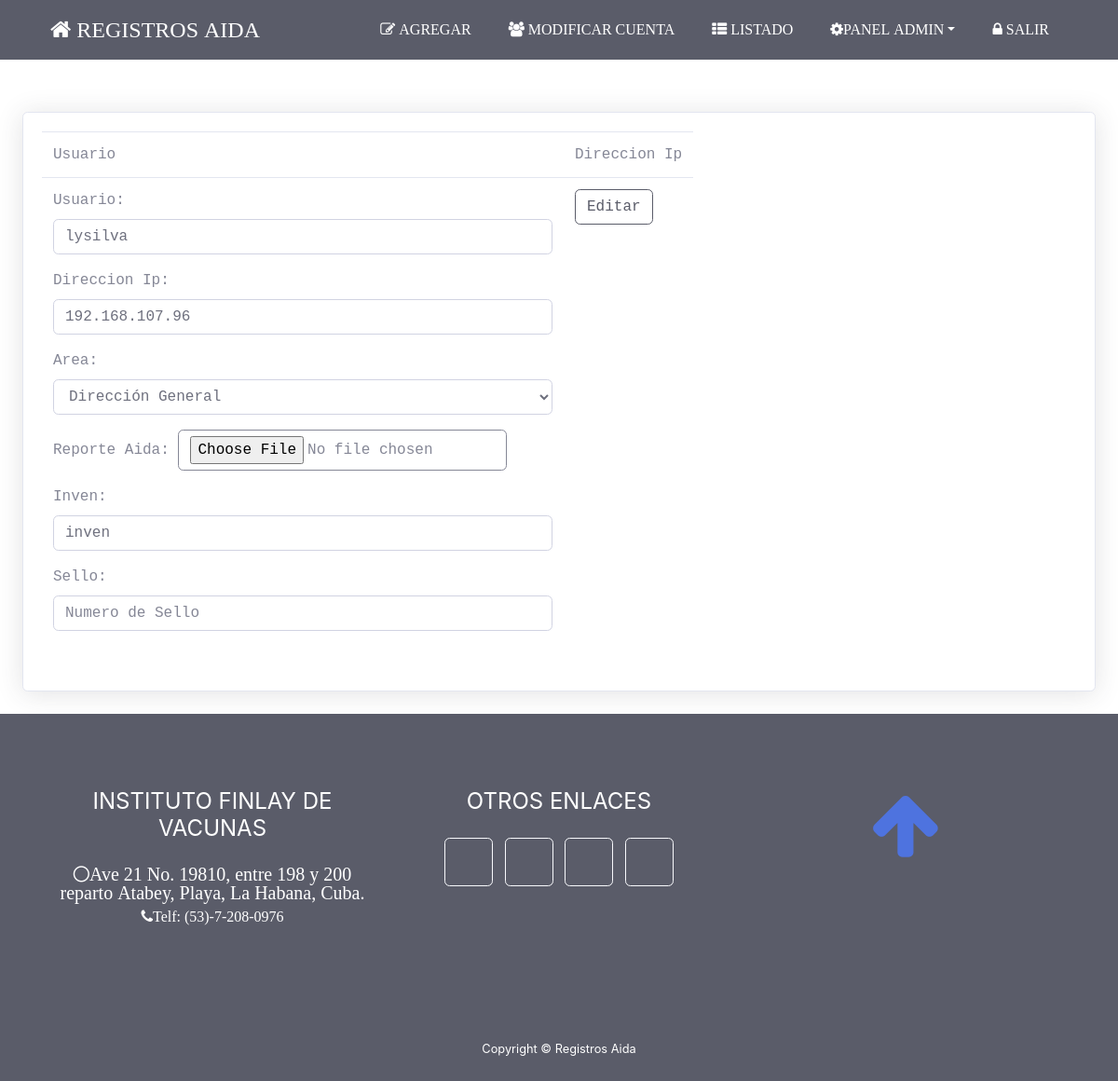
/editar/48 (signed in), run on the app's committed database.
### registros/models.py (models this page shows, shortened)
class registro(models.Model):
    def validate_aida(fieldfile_obj):
        filesize = fieldfile_obj.file.size
        megabyte_limit = 5.0
        if filesize > megabyte_limit * 1024 * 1024:
            raise ValidationError("Error de tamanno del archivo")
    chois = [
        ('Dirección General', 'Dirección General'),
        ('Dirección Adjunta', 'Dirección Adjunta'),
        ('Grupo de Desarrollo Estratégico', 'Grupo de Desarrollo Estratégico'),
        ('Grupo de Gestion Integrada de Proyectos-Productos', 'Grupo de Gestion Integrada de Proyectos-Productos'),
        ('Grupo de Negocios', 'Grupo de Negocios'),
        ('Grupo de Seguridad y Proteccion', 'Grupo de Seguridad y Proteccion'),
        ('Departamento de Inteligencia Empresarial', 'Departamento de Inteligencia Empresarial'),
        ('Grupo de Infraestructura', 'Grupo de Infraestructura'),
        ('Grupo de Desarrollo de Software', 'Grupo de Desarrollo de Software'),
        ('Grupo de Gestion de Informacion', 'Grupo de Gestion de Informacion'),
        ('Direccion de Economia', 'Direccion de Economia'),
        ('Departamento de Contabilidad y Finanzas', 'Departamento de Contabilidad y Finanzas'),
        ('Departamento de Planificacion y Estadisticas', 'Departamento de Planificacion y Estadisticas'),
        ('Dirección de Recursos Humanos', 'Dirección de Recursos Humanos'),
        ('Departamento de Gestión de Personal', 'Departamento de Gestión de Personal'),
        ('Departamento de Gestión de Formación', 'Departamento de Gestión de Formación'),
        ('Grupo de Salud Ocupacional', 'Grupo de Salud Ocupacional'),
        ('Departamento de Seguridad Integral y Medio Ambiente', 'Departamento de Seguridad Integral y Medio Ambiente'),
        ('Dirección de Logística', 'Dirección de Logística'),
        ('Departamento de Compra en Plaza', 'Departamento de Compra en Plaza'),
        ('Departamento de Almacenes', 'Departamento de Almacenes'),
        ('Almacén Central', 'Almacén Central '),
        ('Vicepresidencia de Producción', 'Vicepresidencia de Producción'),
        ('Grupo de Aseguramiento', 'Grupo de Aseguramiento'),
        ('Grupo para la Producción de Moringa', 'Grupo para la Producción de Moringa'),
        ('Dirección de Planta III', 'Dirección de Planta III'),
        ('Subdirección de Producción de IFA', 'Subdirección de Producción de IFA'),
        ('Departamento de Producción de Cultivos', 'Departamento de Producción de Cultivos'),
        ('Departamento de Purificación', 'Departamento de Purificación'),
        ('Departamento de Apoyo', 'Departamento de Apoyo'),
        ('Grupo de Leptospira', 'Grupo de Leptospira'),
        ('Departamento de Procesam. Aséptico y Envase', 'Departamento de Procesam. Aséptico y Envase'),
        ('Grupo de Formulación', 'Grupo de Formulación'),
        ('Grupo de Llenado, Liofilización y Revisión', 'Grupo de Llenado, Liofilización y Revisión'),
        ('Grupo de Etiquetado y Envase', 'Grupo de Etiquetado y Envase'),
        ('Grupo de Apoyo, Prep. y Esteriliz. de Materiales', 'Grupo de Apoyo, Prep. y Esteriliz. de Materiales'),
        ('Departamento Técnico Productivo', ' Departamento Técnico Productivo'),
        ('Grupo de Organización de la Producción', 'Grupo de Organización de la Producción'),
        ('Grupo de Documentación', 'Grupo de Documentación'),
        ('Grupo de Control de Procesos', 'Grupo de Control de Procesos'),
        ('Departamento de Servicios Auxiliares', 'Departamento de Servicios Auxiliares'),
        ('Grupo de Tratamiento de Aguas', 'Grupo de Tratamiento de Aguas'),
        ('Grupo de Prod. y Distrib. Vapor, Agua y Aire', 'Grupo de Prod. y Distrib. Vapor, Agua y Aire'),
        ('Grupo Electrógeno', 'Grupo Electrógeno'),
        ('Grupo de Supervisión', 'Grupo de Supervisión'),
        ('Departamento Administrativo de Planta III', 'Departamento Administrativo de Planta III'),
        ('Grupo Onco-BCG', 'Grupo Onco-BCG'),
        ('Dirección de Planta II', 'Dirección de Planta II'),
        ('Subdirección de Producción', 'Subdirección de Producción'),
        ('Grupo de Producción de Cultivos', 'Grupo de Producción de Cultivos'),
        ('Departamento de Producción de Tétanos', 'Departamento de Producción de Tétanos'),
        ('Grupo de Producción de Tétano', 'Grupo de Producción de Tétano'),
        ('Departamento de Apoyo y Purificación', 'Departamento de Apoyo y Purificación'),
        ('Grupo de Apoyo', 'Grupo de Apoyo'),
        ('Grupo de Purificación', 'Grupo de Purificación'),
        ('Grupo de Almacén y Logística', 'Grupo de Almacén y Logística'),
        ('Grupo de Climatización y Supervisión', 'Grupo de Climatización y Supervisión'),
        ('Grupo de Aguas Farmacéuticas', 'Grupo de Aguas Farmacéuticas'),
        ('Vicepresidencia de Investigación y Desarrollo', 'Vicepresidencia de Investigación y Desarrollo'),
        ('Grupo de Gerencia de Investigación y Desarrollo', 'Grupo de Gerencia de Investigación y Desarrollo'),
        ('Grupo de Logística', 'Grupo de Logística'),
        ('Subdirección de Investigaciones Básicas', 'Subdirección de Investigaciones Básicas'),
        ('Departamento de Investigaciones Básicas', 'Departamento de Investigaciones Básicas'),
        ('Grupo de Desarrollo de Productos', 'Grupo de Desarrollo de Productos'),
        ('Departamento de Evaluación de Productos', 'Departamento de Evaluación de Productos'),
        ('Grupo de Desarrollo Analítico', 'Grupo de Desarrollo Analítico'),
        ('Grupo de Evaluación Preclínica y Clínica', 'Grupo de Evaluación Preclínica y Clínica'),
        ('Departamento de Preclínica', 'Departamento de Preclínica'),
        ('Departamento Administrativo de Investigaciones', 'Departamento Administrativo de Investigaciones'),
        ('Dirección de Desarrollo Farmacéutico', 'Dirección de Desarrollo Farmacéutico'),
        ('Grupo de Formulación y Control de Procesos', 'Grupo de Formulación y Control de Procesos'),
        ('Grupo de Productos Homeopáticos', 'Grupo de Productos Homeopáticos'),
        ('Grupo de Productos Naturales', 'Grupo de Productos Naturales'),
        ('Departamento de Ensayos Clínicos', 'Departamento de Ensayos Clínicos'),
        ('Vicepresidencia Comercial', 'Vicepresidencia Comercial'),
        ('Departamento de Negocios y Ventas', 'Departamento de Negocios y Ventas'),
        ('Almacén de Productos Terminados', 'Almacén de Productos Terminados'),
        ('Grupo de Colaboración y Patentes', 'Grupo de Colaboración y Patentes'),
        ('Departamento de Registro Médico Sanitario', 'Departamento de Registro Médico Sanitario'),
        ('Departamento de Importaciones', 'Departamento de Importaciones'),
        ('Vicepresidencia de Calidad', 'Vicepresidencia de Calidad'),
        ('Grupo de Liofilización y Conservación de Cepas', 'Grupo de Liofilización y Conservación de Cepas'),
        ('Dirección de Control de la Calidad', 'Dirección de Control de la Calidad'),
        ('Grupo de Materias Primas', 'Grupo de Materias Primas'),
        ('Grupo Físico-Químico', 'Grupo Físico-Químico'),
        ('Grupo de Monitoreo', 'Grupo de Monitoreo'),
        ('Grupo de Bacteriología', 'Grupo de Bacteriología'),
        ('Grupo de Pruebas Biológicas', 'Grupo de Pruebas Biológicas'),
        ('Grupo de Cumplimiento de Buenas Prácticas', 'Grupo de Cumplimiento de Buenas Prácticas'),
        ('Departamento de Mejora', 'Departamento de Mejora'),
        ('Departamento de Validación y Metrología', 'Departamento de Validación y Metrología'),
        ('Grupo de Certificación de Lotes', 'Grupo de Certificación de Lotes'),
        ('Departamento Administrativo de Calidad', 'Departamento Administrativo de Calidad'),
        ('Departamento de Validación', 'Departamento de Validación'),
        ('Vicepresidencia Técnica', 'Vicepresidencia Técnica'),
        ('Dirección de Servicios Técnicos Ingenieros', 'Dirección de Servicios Técnicos Ingenieros'),
        ('Departamento de Organización y Control', 'Departamento de Organización y Control'),
        ('94', 'Subdirección de Ingeniería Planta'),
        ('Subdirección de Ingeniería Planta', 'Grupo de Mecánica y Termoenergía'),
        ('Grupo de Electrónica y Electricidad', 'Grupo de Electrónica y Electricidad'),
        ('Subdirección de Area Central', 'Subdirección de Area Central'),
        ('Departamento de Mecánica', 'Departamento de Mecánica'),
        ('Departamento de Electricidad', 'Departamento de Electricidad'),
        ('Departamento de Electrónica', 'Departamento de Electrónica'),
        ('Departamento de Termoenergía', 'Departamento de Termoenergía'),
        ('Grupo de Ingeniería de Investigaciones', 'Grupo de Ingeniería de Investigaciones'),
        ('Departamento de Inversiones', 'Departamento de Inversiones'),
        ('Departamento de Mantenimiento Constructivo', 'Departamento de Mantenimiento Constructivo'),
        ('Departamento Administrativo Casa Central', 'Departamento Administrativo Casa Central'),
        ('Departamento de Transporte', 'Departamento de Transporte'),
        ('Grupo de Producción y Ventas', 'Grupo de Producción y Ventas'),
        ('Organopónico', 'Organopónico'),
    ]
    usuario=models.CharField(max_length=50,unique=True)
    dirip = models.GenericIPAddressField(max_length=50,verbose_name="Direccion Ip",unique=True)
    area = models.CharField(max_length=50, choices=chois,default='Areas')
    aida=models.FileField(upload_to='registros/static/aidas', verbose_name="Reporte Aida", validators=[validate_aida,FileTypeValidator(allowed_types=['text/htm','text/html','application/octet-stream']),FileExtensionValidator(allowed_extensions=['html','htm'])])
    inven=models.CharField(max_length=50,unique=True)
    sello=models.CharField(max_length=50,unique=True)

### registros/views.py (the view, shortened to what this page needs)
# urls.py: path('editar/<int:registro_id>', editar),
@login_required(login_url='/logout')
def editar(request, registro_id):
        instancia = registro.objects.get(id=registro_id)
        form = subir(instance=instancia)
        return render(request, 'registros/editar.html', {'form': form})

### registros/forms.py (shortened to what this page needs)
class subir(forms.ModelForm):
    class Meta:
        model = registro
        fields=[
            'usuario',
            'dirip',
            'area',
            'aida',
            'inven',
            'sello',
        ]
        widgets={
            'usuario':forms.TextInput(attrs={'id':'usuario','class':'form-control','placeholder':'Nombre de Usuario'}),
            'dirip': forms.TextInput(attrs={'id':'dirip','class': 'form-control','placeholder':'Direccion Ip'}),
            'area': forms.Select(attrs={'class': 'form-control','placeholder':'Area'}),
            'aida': forms.FileInput(attrs={'class':'btn btn-outline-secondary','accept':'text/html','id':'fileinput'}),
            'inven': forms.TextInput(attrs={'class': 'form-control', 'placeholder': 'Inventario'}),
            'sello': forms.TextInput(attrs={'class': 'form-control', 'placeholder': 'Numero de Sello'}),
        }

### registros/templates/registros/editar.html (shortened to what this page needs)
{% extends 'registros/base/base_registro.html' %}
        {% block header2 %}
         <br>
    <br>
    <br>
    <br>
    <div class="card shadow m-4">
        <div class="card-body">
            <div class="table-responsive">
              <table class="table text-monospace table-responsive">
                <thead>
                    <tr>
                        <td>Usuario</td>
                        <td>Direccion Ip</td>
                    </tr>
                </thead>
                <tbody>
                     <form method="post">
                        <tr>
                            <td>{{ form.as_p }}</td>
                            <td><form href="/editar/{{ dat.id }}"><button class="btn btn-outline-dark">Editar</button></td>
                        </tr>
                     </form>
                </tbody>
              </table>
             </div>
        </div>
    </div>
        {% endblock %}

### data on the page
registro: usuario "lysilva", dirip "192.168.107.96", area "Dirección General", inven "inven"
